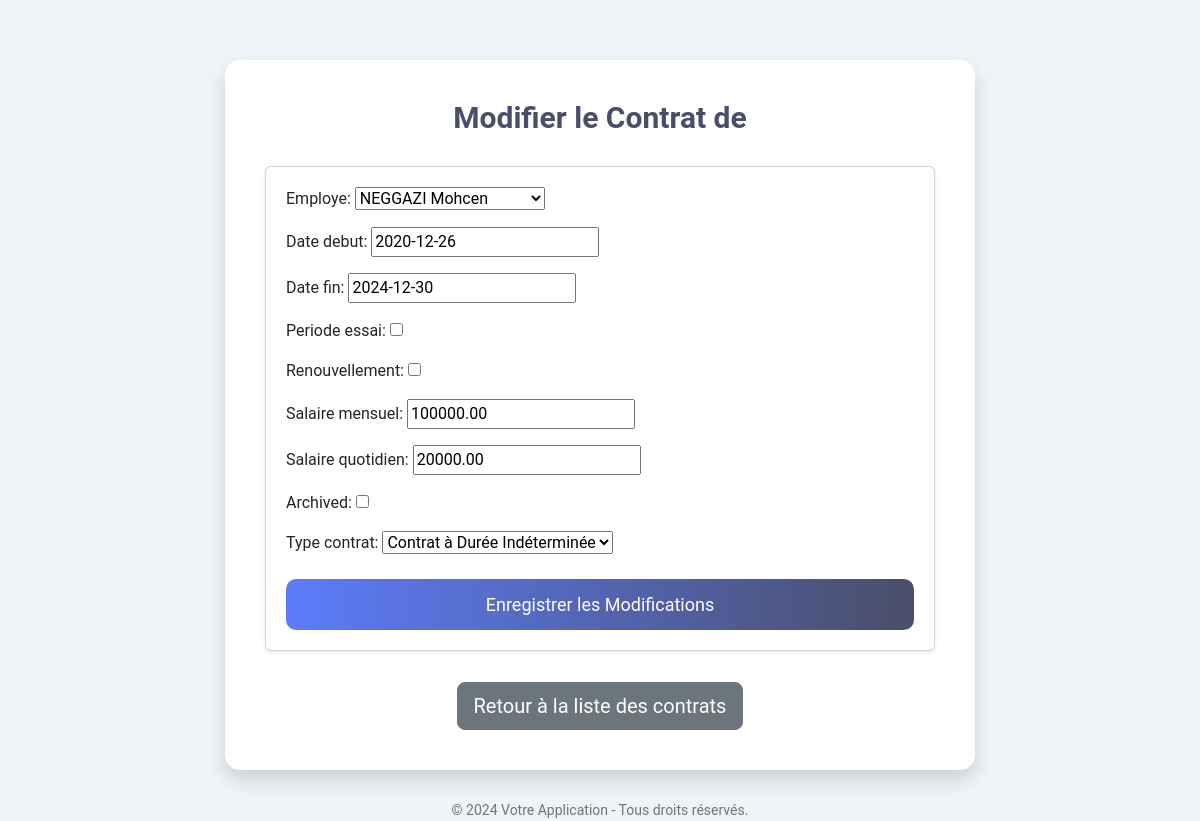
The page /contrat/edit/1/ on the database its author committed.
### app1/models.py (models this page shows, shortened)
class Contrat(models.Model):
    employe = models.ForeignKey('Employe', on_delete=models.CASCADE)  # 'Employe' doit être défini dans le projet.
    type_contrat = models.CharField(max_length=50)  # Exemple : "CDI", "CDD", "Stage"
    date_debut = models.DateField()
    date_fin = models.DateField(null=True, blank=True)
    periode_essai = models.BooleanField(default=False)
    renouvellement = models.BooleanField(default=False)
    salaire_mensuel = models.DecimalField(max_digits=10, decimal_places=2, null=True, blank=True)
    salaire_quotidien = models.DecimalField(max_digits=10, decimal_places=2, null=True, blank=True)
    archived = models.BooleanField(default=False)
    TYPE_CHOICES = [
    ('CDI', 'Contrat à Durée Indéterminée'),
    ('CDD', 'Contrat à Durée Déterminée'),
    ('Stage', 'Stage'),
    ('Autre', 'Autre'),
]
    type_contrat = models.CharField(max_length=50, choices=TYPE_CHOICES)

### app1/views.py (the view)
# urls.py: path('contrat/edit/<int:contrat_id>/', views.modifier_contrat, name='modifier_contrat'),
def modifier_contrat(request, contrat_id):
    contrat = get_object_or_404(Contrat, id=contrat_id)
    if request.method == 'POST':
        form = ContratForm(request.POST, instance=contrat)
        if form.is_valid():
            form.save()
            return redirect('recherche_contrats')
    else:
        form = ContratForm(instance=contrat)
    return render(request, 'modifier_contrat.html', {'form': form})

### app1/forms.py
class ContratForm(forms.ModelForm):
    class Meta:
        model = Contrat
        fields = "__all__"

### app1/models.py (called while the page is built)
    def __str__(self):
        return f"{self.nom} {self.prenom}"

### app1/templates/modifier_contrat.html (shortened to what this page needs)
{% load static %}
<!DOCTYPE html>
<html lang="fr">
<head>
    <link href="{% static 'css/bootstrap.min.css' %}" rel="stylesheet">
</head>
<body>
    <div class="container">
        <h2 class="form-title">Modifier le Contrat de <strong>{{ contrat.employe.nom }}</strong></h2>
        <div class="card shadow-sm">
            <div class="card-body">
                <form method="POST">
                    <div class="form-group">
                        {{ form.as_p }}
                    </div>
                    <div class="text-center mt-4">
                        <button type="submit" class="btn btn-primary btn-lg">Enregistrer les Modifications</button>
                    </div>
                </form>
            </div>
        </div>
        <div class="text-center mt-3">
            <a href="{% url 'recherche_contrats' %}" class="btn btn-secondary btn-lg">Retour à la liste des contrats</a>
        </div>
    </div>
    <footer>
        © {{ year|default:"2024" }} Votre Application - Tous droits réservés.
    </footer>
</body>
</html>

### app1/templates/modifier_contrat.html (style rules this page uses)
body { background-color: #f0f4f8; font-family: 'Roboto', sans-serif; }
.container { margin-top: 60px; max-width: 750px; background: #ffffff; padding: 40px; border-radius: 15px; box-shadow: 0 10px 20px rgba(0, 0, 0, 0.15); }
.form-title { text-align: center; font-size: 30px; font-weight: 600; color: #4a4e69; margin-bottom: 30px; }
.btn-primary { width: 100%; background: linear-gradient(90deg, #5c7cfa, #4a4e69); border: none; padding: 12px; font-size: 18px; border-radius: 10px; color: #ffffff; transition: background 0.3s, transform 0.2s; }
footer { text-align: center; margin-top: 30px; font-size: 14px; color: #6c757d; }
.card-body { padding: 20px; }
.btn-secondary { margin-top: 15px; }

### rows shown on the page
Contrat: employe "NEGGAZI Mohcen", date_debut "2020-12-26", date_fin "2024-12-30", salaire_mensuel "100000.00", salaire_quotidien "20000.00", type_contrat "Contrat à Durée Indéterminée"

### other values the page prints
{{ year|default:"2024" }} "2024"
